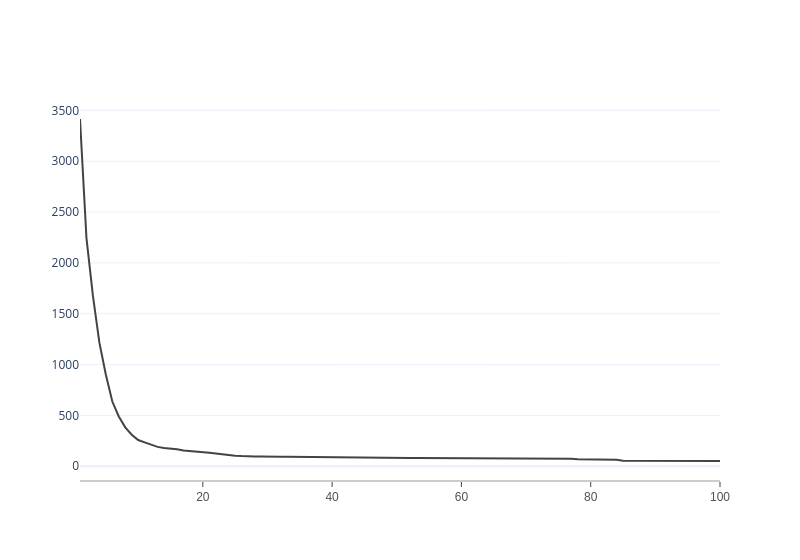

Source (notebook cell):
### Code cell
fig = go.Figure()
fig.add_trace(
    go.Scatter(x = eps, y = noise_num,
                         name='噪声数量',
                         mode='lines',
                         line=dict(color=colors[0],width=line_size[0]),
                         ),
                         )
fig.update_layout(
    width = 800,
    xaxis=dict(
        showline=True,
        showgrid=False,
        showticklabels=True,
        linecolor='rgb(204, 204, 204)',
        linewidth=2,
        ticks='outside',
        tickfont=dict(
            family='Arial',
            size=12,
            color='rgb(82, 82, 82)',
        ),
    ),
)
fig.show()

### Figure 1 — Plotly figure (JSON) as saved in the notebook; plotly's stock layout.template omitted (floating-point values rounded to 4 significant figures)
{"data": [{"line": {"color": "rgb(67,67,67)", "width": 2}, "mode": "lines", "name": "噪声数量", "type": "scatter", "x": [1, 2, 3, 4, 5, 6, 7, 8, 9, 10, 11, 12, 13, 14, 15, 16, 17, 18, 19, 20, 21, 22, 23, 24, 25, 26, 27, 28, 29, 30, 31, 32, 33, 34, 35, 36, 37, 38, 39, 40, 41, 42, 43, 44, 45, 46, 47, 48, 49, 50, 51, 52, 53, 54, 55, 56, 57, 58, 59, 60, 61, 62, 63, 64, 65, 66, 67, 68, 69, 70, 71, 72, 73, 74, 75, 76, 77, 78, 79, 80, 81, 82, 83, 84, 85, 86, 87, 88, 89, 90, 91, 92, 93, 94, 95, 96, 97, 98, 99, 100], "y": [3415, 2244, 1675, 1215, 899, 636, 489, 382, 310, 257, 234, 212, 190, 180, 175, 167, 155, 148, 138, 138, 131, 125, 116, 105, 103, 99, 95, 95, 95, 92, 92, 92, 92, 91, 90, 89, 89, 89, 89, 88, 88, 86, 83, 83, 83, 83, 83, 82, 80, 80, 80, 80, 80, 80, 79, 79, 79, 78, 76, 76, 76, 76, 76, 76, 76, 76, 76, 76, 76, 76, 74, 74, 74, 74, 74, 73, 73, 68, 68, 63, 63, 63, 63, 63, 53, 53, 53, 52, 52, 52, 52, 52, 52, 52, 52, 52, 52, 52, 51, 51]}], "layout": {"width": 800, "xaxis": {"linecolor": "rgb(204, 204, 204)", "linewidth": 2, "showgrid": false, "showline": true, "showticklabels": true, "tickfont": {"color": "rgb(82, 82, 82)", "family": "Arial", "size": 12}, "ticks": "outside"}}}
